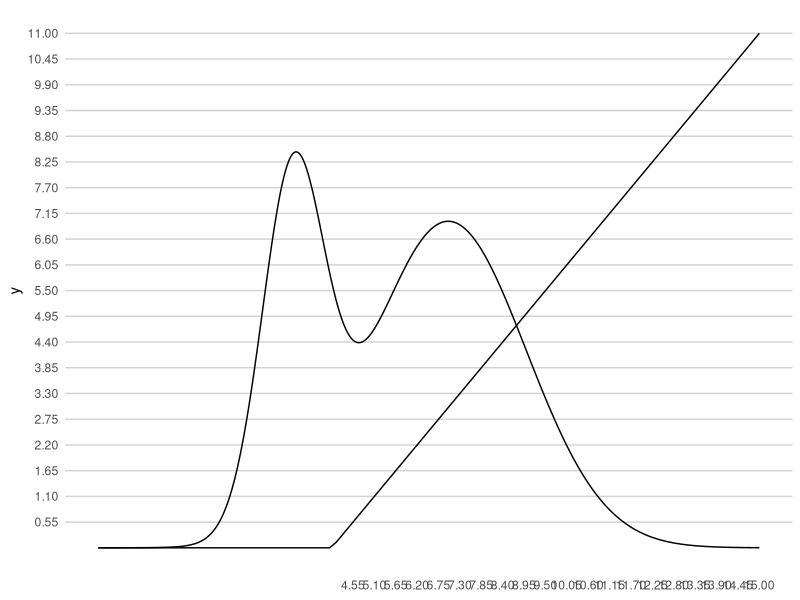
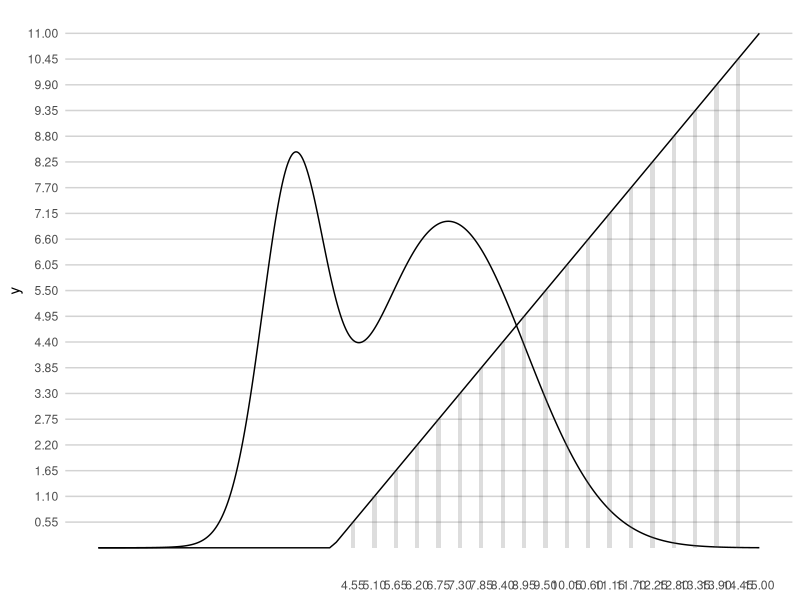
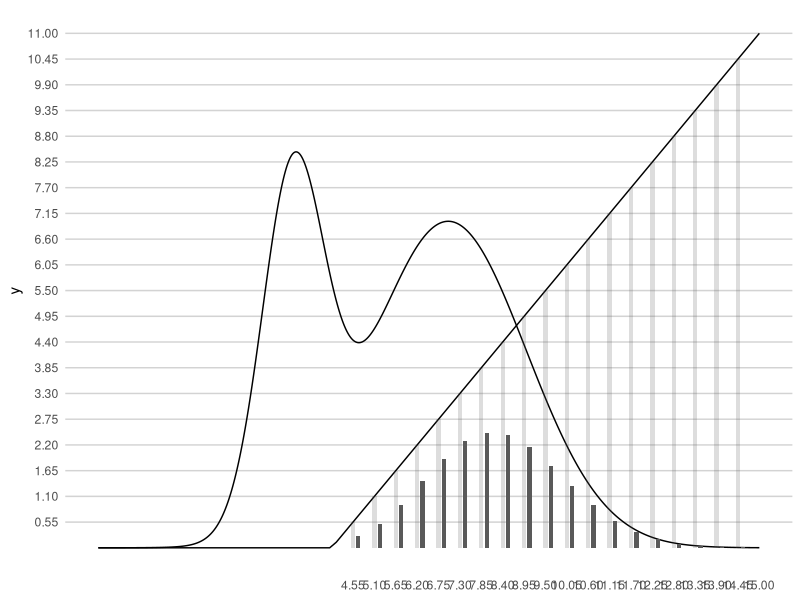
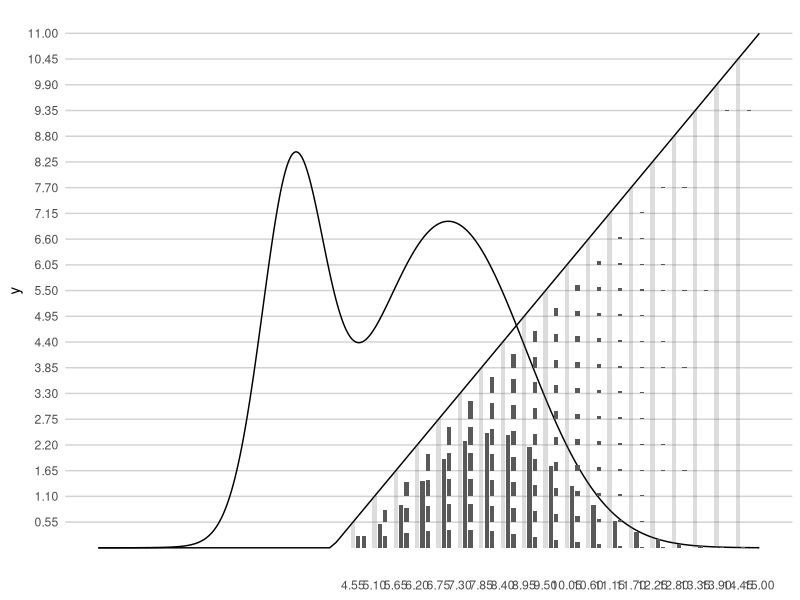

Generate these figures, in order, with R:
## ---- chunk 1
library(tidyverse)
## ---- chunk 2
f <- function(y) 5*(.3*dnorm(y-3, sd = .8) + .7*dnorm(y-7,sd=2))
fplt <- function(y) 10*f(y)
x0 <- -2
xl <- 4
xu <- 15
width <- xu-xl
N <- 20
h <- width/N

# dat <- tibble(yis = seq(x0,xu,by=h), heights = pmax(0,yis-xl), fis = f(yis)*(heights>0), fyis = heights*fis)
dat <- tibble(
  yis = seq(xl+h,xu,by=h), 
  heights = yis-xl, 
  fis = f(yis), 
  fyis = heights*fis
  )
y1 <- dat$yis[1]
ylast <- tail(dat$yis,1)

p <- ggplot(data = dat) + geom_function(fun = fplt, n = 1000) +
  geom_function(fun = function(y) pmax(0,y-xl)) +
  scale_y_continuous(breaks = dat$heights) +
  scale_x_continuous(breaks = dat$yis, limits = c(x0,xu)) +
  theme_minimal() +
  theme(panel.grid = element_blank(),
        panel.grid.major.y = element_line(color = "lightgrey")
        )
p

p <- p + geom_rect(aes(xmin=yis-.1*h, xmax=yis+.1*h, ymin=0, ymax=heights), alpha=.2)
p
p <- p + geom_rect(aes(xmin=yis+.15*h, xmax=yis+.35*h, ymin=0, ymax=fyis)) 
p
p <- p + map(1:N, function(idx){
      geom_rect(data = dat %>% slice_tail(n = N + 1 - idx), 
                      aes(xmin=.data$yis+.4*h, 
                          xmax=.data$yis+.6*h, 
                          ymin=.data$heights[1] - h, 
                          ymax=.data$heights[1] - h + h*.data$fis))
    })
p

# p <- p + map(1:N, ~geom_line(
#     data = tibble(x=seq(xl+h*., ylast, length.out = 500), y = dat$yis[.]-y1+h*f(x)),
#     aes(x=x,y=y)
#     )) 
# p
